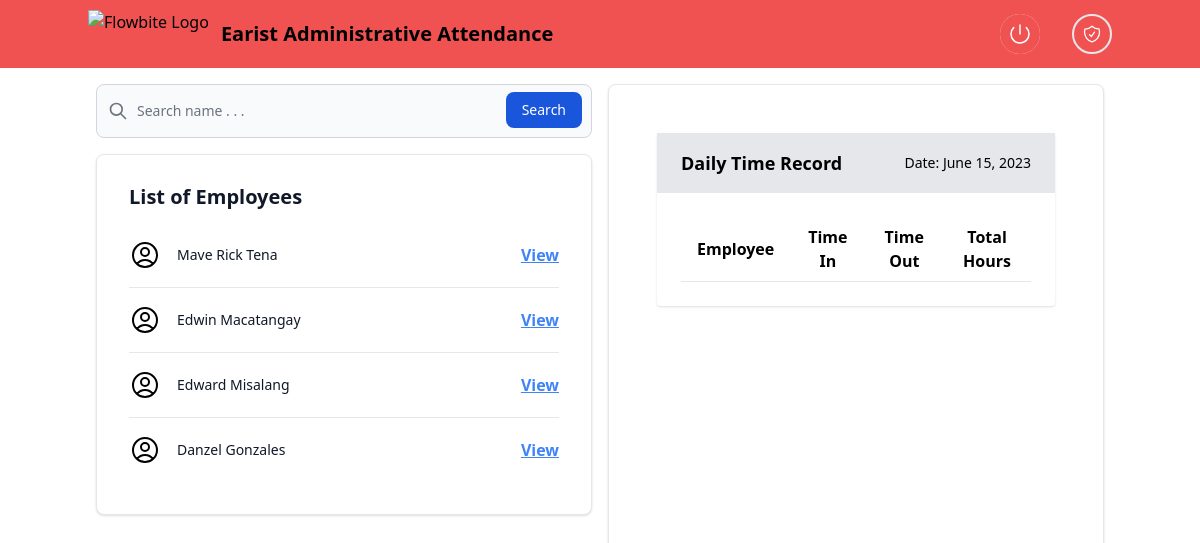
The page /reqdtr/ on the database as committed earlier.
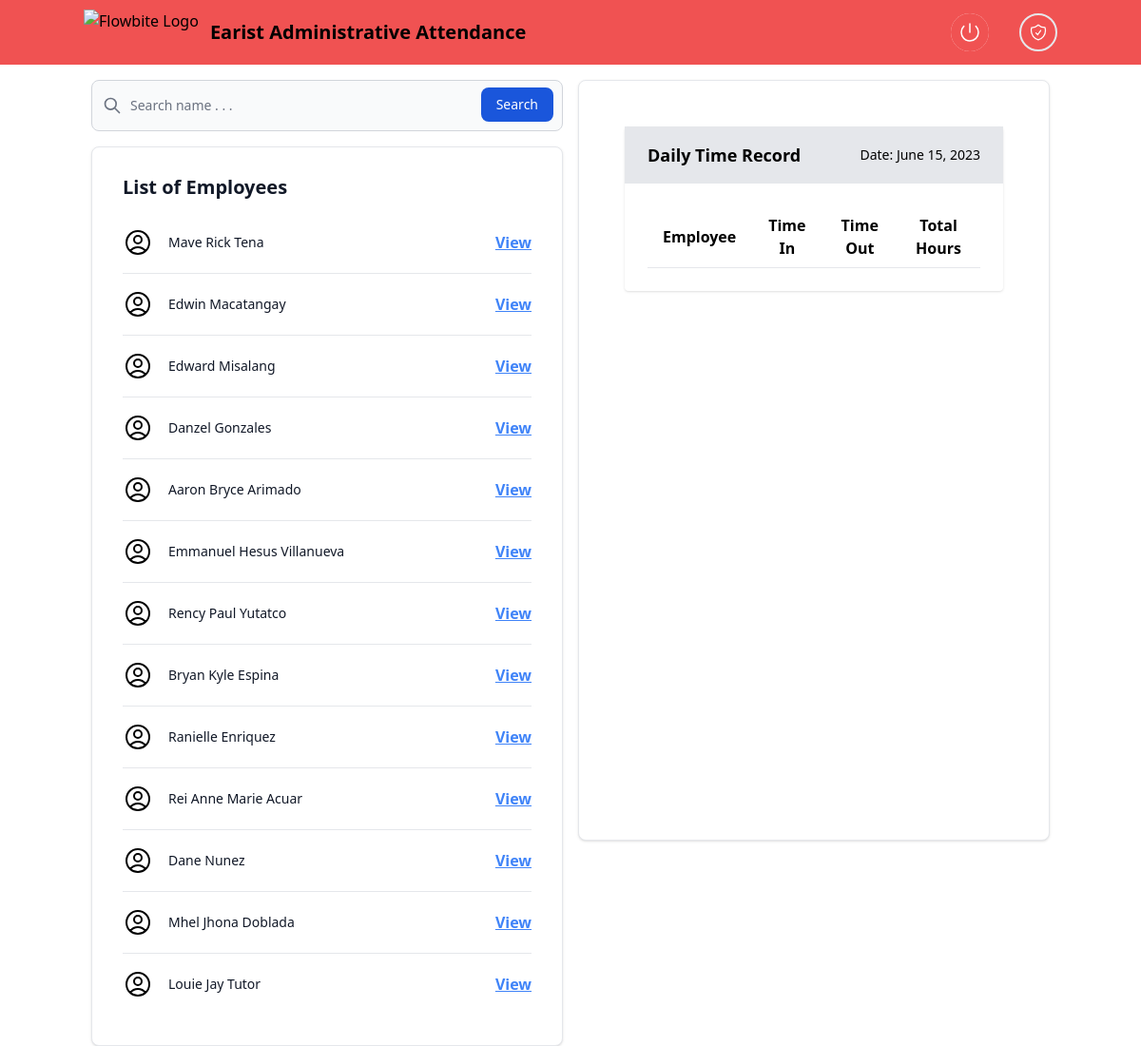
The same page on the database as committed later.
### api/models.py (models this page shows, shortened)
class Employee(models.Model):
    verified_by = models.ForeignKey(User, on_delete=models.CASCADE)
    emp_id = models.CharField(max_length=255, blank=True, null=True)
    name = models.CharField(max_length=255, blank=True, null=True)
    department = models.CharField(max_length=255, blank=True, null=True)
    position = models.CharField(max_length=255, blank=True, null=True)
    date_added = models.DateField(auto_now_add=True)
    is_verified = models.BooleanField(default=False)
    is_active = models.BooleanField(default=True)
    slug = models.SlugField(max_length=255, blank=True, null=True)

### index/views.py (the view)
# urls.py: path('reqdtr/', reqdtr, name='reqdtr'),
def reqdtr(request):
    context = {
        'list_employee': Employee.objects.all()
    }
    return render(request, 'setting/reqdtr.html', context)

### templates/setting/reqdtr.html (shortened to what this page needs)
{% extends "setting/_base.html" %}
{% block content %}
<div class="grid grid-cols-2 gap-4 mx-2">
    <div class="flex justify-center  h-screen">
<form class="w-full">
    <div class="relative">
        <div class="absolute inset-y-0 left-0 flex items-center pl-3 pointer-events-none">
        </div>
        <input type="search" id="default-search" class="block w-full p-4 pl-10 text-sm text-gray-900 border border-gray-300 rounded-lg bg-gray-50 focus:ring-blue-500 focus:border-blue-500 dark:bg-gray-700 dark:border-gray-600 dark:placeholder-gray-400 dark:text-white dark:focus:ring-blue-500 dark:focus:border-blue-500" placeholder="Search name . . ." required>
        <button type="submit" class="text-white absolute right-2.5 bottom-2.5 bg-blue-700 hover:bg-blue-800 focus:ring-4 focus:outline-none focus:ring-blue-300 font-medium rounded-lg text-sm px-4 py-2 dark:bg-blue-600 dark:hover:bg-blue-700 dark:focus:ring-blue-800">Search</button>
    </div>
<div class="w-full mt-4 p-4 bg-white border border-gray-200 rounded-lg shadow sm:p-8 dark:bg-gray-800 dark:border-gray-700">
    <div class="flex items-center justify-between mb-4">
        <h5 class="text-xl font-bold leading-none text-gray-900 dark:text-white">List of Employees</h5>
   </div>
   <div class="flow-root">
        <ul role="list" class="divide-y divide-gray-200 dark:divide-gray-700">
            {% for employee in list_employee %}
            <li class="py-3 sm:py-4">
                <div class="flex items-center space-x-4">
                    <div class="flex-shrink-0">
                    </div>
                    <div class="flex-1 min-w-0">
                        <p class="text-sm font-medium text-gray-900 truncate dark:text-white">
                            {{ employee.name }}
                        </p>
                    </div>
                    <div class="inline-flex items-center text-base font-semibold text-gray-900 dark:text-white">
                        <a href="" class="text-blue-500 underline" id="{{employee.slug}}">
                            View
                        </a>
                    </div>
                </div>
            </li>
            {% endfor %}
        </ul>
   </div>
</div>
</form>
      </div>
      <div class="flex justify-center  h-screen">
        <div class="w-full p-4 text-center bg-white border border-gray-200 rounded-lg shadow sm:p-8 dark:bg-gray-800 dark:border-gray-700">
            <div class="container mx-auto p-4">
                <div class="bg-white rounded shadow">
                <div class="flex items-center justify-between bg-gray-200 py-4 px-6">
                    <h2 class="text-lg font-semibold">Daily Time Record</h2>
                    <div class="text-sm">Date: June 15, 2023</div>
                </div>
                <div class="p-6">
                    <table class="w-full border-collapse" id="attendance-table">
                        <thead>
                            <tr>
                                <th class="py-2 px-4 border-b">Employee</th>
                                <th class="py-2 px-4 border-b">Time In</th>
                                <th class="py-2 px-4 border-b">Time Out</th>
                                <th class="py-2 px-4 border-b">Total Hours</th>
                            </tr>
                        </thead>
                    </table>
                </div>
                </div>
            </div>
        </div>
        </div>
</div>
{% endblock %}

### templates/setting/_base.html (shortened to what this page needs)
{% load compress %}
{% load static %}
<!DOCTYPE html>
<html lang="en">
<head>
    {% compress css %}
    <link rel="stylesheet" href="{% static 'src/output.css' %}">
    {% endcompress %}
    <link rel="stylesheet" type="text/css" href="https://cdn.jsdelivr.net/npm/@mediapipe/control_utils@0.1/control_utils.css">
</head>
<body>
    <nav class="bg-green-50 border-gray-200 bg-red-500 px-2 sm:px-4 py-2.5 dark:bg-gray-800">
        <div class="container flex flex-wrap items-center justify-between mx-auto">
          <a href="{{ .Site.Params.homepage }}/" class="flex items-center">
              <img src="{% static 'src/logo.png' %}" class="h-8 mr-3 sm:h-12" alt="Flowbite Logo" />
              <span class="self-center text-xl font-semibold whitespace-nowrap dark:text-white">Earist Administrative Attendance</span>
          </a>
          <div class="hidden w-full md:block md:w-auto" id="mobile-menu">
            <ul class="flex flex-col mt-4 md:flex-row md:space-x-8 md:mt-0 md:text-sm md:font-medium">
                <a href="{% url 'logout' %}">
                    <div class="mx-auto flex h-10 w-10 flex-shrink-0 items-center justify-center rounded-full bg-red-100 sm:mx-auto cursor-pointer hover:border-2" id="control">
                        <svg fill="none" stroke="currentColor" class="text-white bg-red-500 rounded-full p-2" stroke-width="1.5" viewBox="0 0 24 24" xmlns="http://www.w3.org/2000/svg" aria-hidden="true">
                          <path stroke-linecap="round" stroke-linejoin="round" d="M5.636 5.636a9 9 0 1012.728 0M12 3v9"></path>
                        </svg>
                  </div>
                </a>
                <a href="{% url 'admin:login' %}">
                    <div class="mx-auto flex h-10 w-10 flex-shrink-0 items-center justify-center rounded-full bg-red-100 sm:mx-auto cursor-pointer border-2" id="control">
                  </div>
                </a>
            </ul>
          </div>
        </div>
      </nav>
    <div class="container mt-4 mx-auto">
        {% block content %}
        {% endblock content %}
    </div>
</body>
</html>

### templates/setting/_base.html (style rules this page uses)
img { width: 100%; }

Rows that differ between the two databases and show on the page:
added Employee: name "Aaron Bryce Arimado"
added Employee: name "Emmanuel Hesus Villanueva"
added Employee: name "Rency Paul Yutatco"
added Employee: name "Bryan Kyle Espina"
added Employee: name "Ranielle Enriquez"
added Employee: name "Rei Anne Marie Acuar"
added Employee: name "Dane Nunez"
added Employee: name "Mhel Jhona Doblada"
added Employee: name "Louie Jay Tutor"
